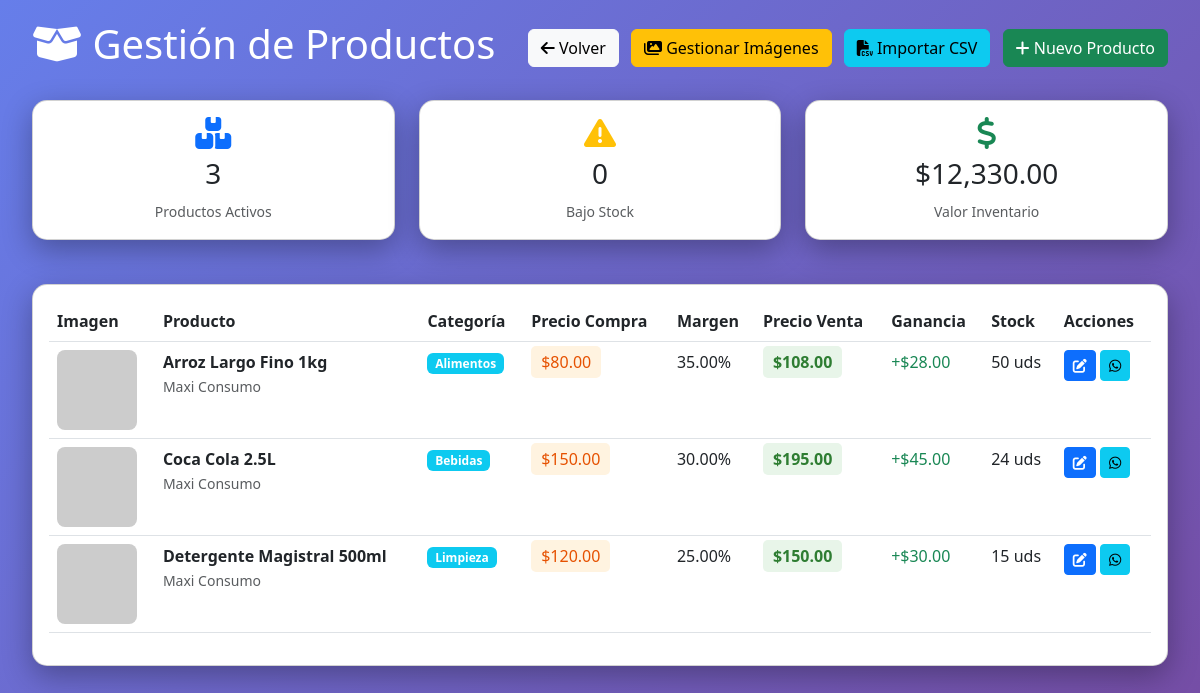
The page /productos.php on the database its author committed.
### tables this page shows
CREATE TABLE `productos` (
  `id` int(11) NOT NULL AUTO_INCREMENT,
  `codigo_barras` varchar(50) DEFAULT NULL,
  `nombre` varchar(255) NOT NULL,
  `descripcion` text DEFAULT NULL,
  `categoria` varchar(100) DEFAULT NULL,
  `precio_compra` decimal(10,2) NOT NULL,
  `margen_porcentaje` decimal(5,2) DEFAULT 30.00,
  `precio_venta` decimal(10,2) NOT NULL,
  `stock_actual` int(11) DEFAULT 0,
  `stock_minimo` int(11) DEFAULT 5,
  `archivo_id` int(11) DEFAULT NULL,
  `imagen_url` varchar(500) DEFAULT NULL,
  `proveedor` varchar(100) DEFAULT 'Maxi Consumo',
  `fecha_creacion` datetime DEFAULT current_timestamp(),
  `fecha_actualizacion` datetime DEFAULT current_timestamp() ON UPDATE current_timestamp(),
  `activo` tinyint(1) DEFAULT 1,
  PRIMARY KEY (`id`),
  KEY `archivo_id` (`archivo_id`),
  KEY `idx_categoria` (`categoria`),
  KEY `idx_codigo` (`codigo_barras`),
  CONSTRAINT `productos_ibfk_1` FOREIGN KEY (`archivo_id`) REFERENCES `archivos` (`id`) ON DELETE SET NULL
);

### productos.php (the view, shortened to what this page needs)
<?php
require_once 'config/database.php';
?>
<!DOCTYPE html>
<html lang="es">
<head>
    <link href="https://cdn.jsdelivr.net/npm/bootstrap@5.3.0/dist/css/bootstrap.min.css" rel="stylesheet">
    <link rel="stylesheet" href="https://cdnjs.cloudflare.com/ajax/libs/font-awesome/6.4.0/css/all.min.css">
</head>
<body>
    <div class="container">
        <div class="d-flex justify-content-between align-items-center mb-4">
            <h1 class="text-white">
                <i class="fas fa-box-open"></i> Gestión de Productos
            </h1>
            <div>
                <a href="index.php" class="btn btn-light me-2">
                    <i class="fas fa-arrow-left"></i> Volver
                </a>
                <a href="gestionar_imagenes.php" class="btn btn-warning me-2">
                    <i class="fas fa-images"></i> Gestionar Imágenes
                </a>
                <a href="importar_csv.php" class="btn btn-info me-2">
                    <i class="fas fa-file-csv"></i> Importar CSV
                </a>
                <button class="btn btn-success" data-bs-toggle="modal" data-bs-target="#modalProducto">
                    <i class="fas fa-plus"></i> Nuevo Producto
                </button>
            </div>
        </div>
        <div class="row mb-4">
            <?php
            $statsTotal = $pdo->query("SELECT COUNT(*) as total FROM productos WHERE activo = 1")->fetch();
            $statsBajoStock = $pdo->query("SELECT COUNT(*) as total FROM productos WHERE stock_actual <= stock_minimo AND activo = 1")->fetch();
            $statsValorInventario = $pdo->query("SELECT SUM(precio_venta * stock_actual) as total FROM productos WHERE activo = 1")->fetch();
            ?>
            <div class="col-md-4">
                <div class="card text-center">
                    <div class="card-body">
                        <i class="fas fa-boxes fa-2x text-primary mb-2"></i>
                        <h3><?php echo $statsTotal['total']; ?></h3>
                        <small class="text-muted">Productos Activos</small>
                    </div>
                </div>
            </div>
            <div class="col-md-4">
                <div class="card text-center">
                    <div class="card-body">
                        <i class="fas fa-exclamation-triangle fa-2x text-warning mb-2"></i>
                        <h3><?php echo $statsBajoStock['total']; ?></h3>
                        <small class="text-muted">Bajo Stock</small>
                    </div>
                </div>
            </div>
            <div class="col-md-4">
                <div class="card text-center">
                    <div class="card-body">
                        <i class="fas fa-dollar-sign fa-2x text-success mb-2"></i>
                        <h3>$<?php echo number_format($statsValorInventario['total'], 2); ?></h3>
                        <small class="text-muted">Valor Inventario</small>
                    </div>
                </div>
            </div>
        </div>
        <div class="card">
            <div class="card-body">
                <div class="table-responsive">
                    <table class="table table-hover">
                        <thead>
                            <tr>
                                <th>Imagen</th>
                                <th>Producto</th>
                                <th>Categoría</th>
                                <th>Precio Compra</th>
                                <th>Margen</th>
                                <th>Precio Venta</th>
                                <th>Ganancia</th>
                                <th>Stock</th>
                                <th>Acciones</th>
                            </tr>
                        </thead>
                        <tbody id="productosTable">
                            <?php
                            $productos = $pdo->query("
                                SELECT p.*, a.ruta as imagen_ruta
                                FROM productos p
                                LEFT JOIN archivos a ON p.archivo_id = a.id
                                WHERE p.activo = 1
                                ORDER BY p.nombre
                            ")->fetchAll();
                            foreach ($productos as $producto) {
                                $ganancia = $producto['precio_venta'] - $producto['precio_compra'];
                                $stockClass = $producto['stock_actual'] <= $producto['stock_minimo'] ? 'stock-low' : 'stock-ok';
                                $imagenUrl = $producto['imagen_ruta'] ?? 'https://via.placeholder.com/80?text=Sin+Imagen';
                                echo '<tr>
                                    <td><img src="'.$imagenUrl.'" class="product-image" alt="'.$producto['nombre'].'"></td>
                                    <td>
                                        <strong>'.$producto['nombre'].'</strong><br>
                                        <small class="text-muted">'.$producto['proveedor'].'</small>
                                    </td>
                                    <td><span class="badge bg-info">'.$producto['categoria'].'</span></td>
                                    <td><span class="price-cost">$'.number_format($producto['precio_compra'], 2).'</span></td>
                                    <td>'.$producto['margen_porcentaje'].'%</td>
                                    <td><span class="price-profit">$'.number_format($producto['precio_venta'], 2).'</span></td>
                                    <td class="text-success">+$'.number_format($ganancia, 2).'</td>
                                    <td class="'.$stockClass.'">'.$producto['stock_actual'].' uds</td>
                                    <td>
                                        <button class="btn btn-sm btn-primary" onclick="editarProducto('.$producto['id'].')">
                                            <i class="fas fa-edit"></i>
                                        </button>
                                        <button class="btn btn-sm btn-info" onclick="enviarWhatsApp('.$producto['id'].')">
                                            <i class="fab fa-whatsapp"></i>
                                        </button>
                                    </td>
                                </tr>';
                            }
                            ?>
                        </tbody>
                    </table>
                </div>
            </div>
        </div>
    </div>
</body>
</html>

### productos.php (style rules this page uses)
body { background: linear-gradient(135deg, #667eea 0%, #764ba2 100%); min-height: 100vh; padding: 20px; }
.container { max-width: 1400px; }
.card { border-radius: 15px; box-shadow: 0 10px 30px rgba(0,0,0,0.3); margin-bottom: 20px; }
.product-image { width: 80px; height: 80px; object-fit: cover; border-radius: 8px; }
.price-profit { background: #e8f5e9; padding: 5px 10px; border-radius: 5px; color: #2e7d32; font-weight: bold; }
.price-cost { background: #fff3e0; padding: 5px 10px; border-radius: 5px; color: #e65100; }
.stock-ok { color: #388e3c; }

### rows shown on the page
productos: nombre "Arroz Largo Fino 1kg", proveedor "Maxi Consumo", categoria "Alimentos", precio_compra "80.00", margen_porcentaje "35.00", precio_venta "108.00", ganancia "28.00", stock_actual "50"
productos: nombre "Coca Cola 2.5L", proveedor "Maxi Consumo", categoria "Bebidas", precio_compra "150.00", margen_porcentaje "30.00", precio_venta "195.00", ganancia "45.00", stock_actual "24"
productos: nombre "Detergente Magistral 500ml", proveedor "Maxi Consumo", categoria "Limpieza", precio_compra "120.00", margen_porcentaje "25.00", precio_venta "150.00", ganancia "30.00", stock_actual "15"

### other values the page prints
$statsTotal['total'] "3"
$statsBajoStock['total'] "0"
$statsValorInventario['total'] "12,330.00"
